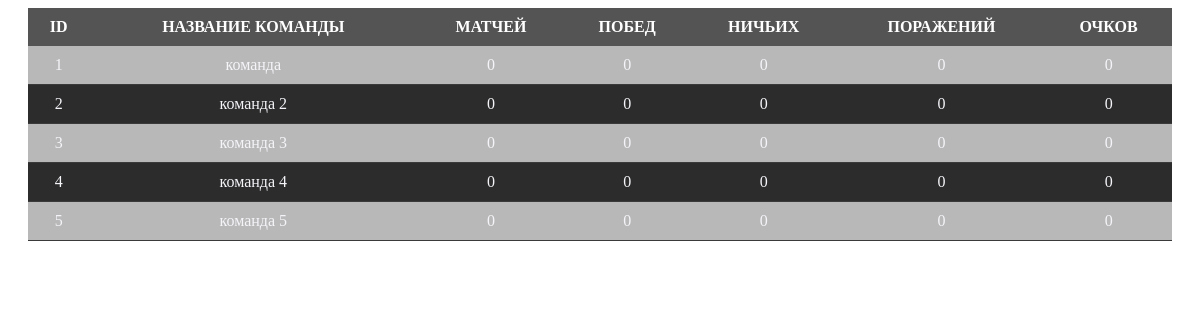
The app's page /tournament/1/tournament_table/ (signed in) with its own data.
### tournaments/models.py (models this page shows, shortened)
class Team(models.Model):
    tournament = models.ForeignKey(Tournament, on_delete=models.CASCADE, related_name='team_set')
    members = models.ManyToManyField(Profile, related_name='teams', blank=True)
    name = models.CharField(max_length=100)
    captain = models.CharField(max_length=100)
    email = models.CharField(max_length=100)
    matches = models.IntegerField(default=0)
    wins = models.IntegerField(default=0)
    draws = models.IntegerField(default=0)
    losses = models.IntegerField(default=0)
    points = models.IntegerField(default=0)

### tournaments/views.py (the view)
# urls.py: path('tournament/<int:tournament_id>/tournament_table/', tournament_table, name='tournament_table'),
@login_required
def tournament_table(request, tournament_id):
    teams = Team.objects.filter(tournament_id=tournament_id).order_by('-points', '-wins', 'losses')
    return render(request, 'tournament/tournament_table.html', {'teams': teams})

### tournaments/templates/tournament/tournament_table.html (shortened to what this page needs)
<!DOCTYPE html>
<html lang="ru">
<head>
</head>
<body>
    <div class="container-team">
        <table>
            <thead>
                <tr>
                    <th>ID</th>
                    <th>НАЗВАНИЕ КОМАНДЫ</th>
                    <th>МАТЧЕЙ</th>
                    <th>ПОБЕД</th>
                    <th>НИЧЬИХ</th>
                    <th>ПОРАЖЕНИЙ</th>
                    <th>ОЧКОВ</th>
                </tr>
            </thead>
            <tbody>
                {% for team in teams %}
                <tr>
                    <td>{{ forloop.counter }}</td>
                    <td>{{ team.name }}</td>
                    <td>{{ team.matches }}</td>
                    <td>{{ team.wins }}</td>
                    <td>{{ team.draws }}</td>
                    <td>{{ team.losses }}</td>
                    <td>{{ team.points }}</td>
                </tr>
                {% endfor %}
            </tbody>
        </table>
    </div>
</body>
</html>

### tournaments/templates/tournament/tournament_table.html (style rules this page uses)
.container-team { position: relative; max-width: 1900px; margin: 0 auto; padding: 0 20px; }
table { width: 100%; border-collapse: collapse; }
th, td { padding: 10px; text-align: center; }
th { background-color: #555454; color: #fff; }
td { background-color: #b8b8b8; color: #f4f4f9; border-bottom: 1px solid #3a3a3a; }
tr:nth-child(even) td { background-color: #2c2c2c; }

### records on screen
Team: name "команда", matches "0", wins "0", draws "0", losses "0", points "0"
Team: name "команда 2", matches "0", wins "0", draws "0", losses "0", points "0"
Team: name "команда 3", matches "0", wins "0", draws "0", losses "0", points "0"
Team: name "команда 4", matches "0", wins "0", draws "0", losses "0", points "0"
Team: name "команда 5", matches "0", wins "0", draws "0", losses "0", points "0"
